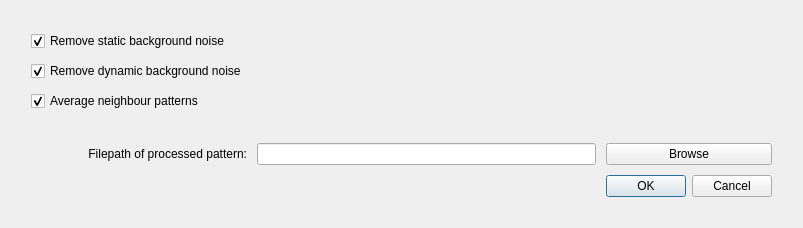
<?xml version="1.0" encoding="UTF-8"?>
<ui version="4.0">
 <class>PatternProcessingWindow</class>
 <widget class="QDialog" name="PatternProcessingWindow">
  <property name="geometry">
   <rect>
    <x>0</x>
    <y>0</y>
    <width>803</width>
    <height>228</height>
   </rect>
  </property>
  <property name="windowTitle">
   <string>Pattern Processing</string>
  </property>
  <layout class="QGridLayout" name="gridLayout_2">
   <item row="0" column="0">
    <widget class="QFrame" name="centralwidget">
     <layout class="QGridLayout" name="gridLayout" columnstretch="0,10,1">
      <property name="sizeConstraint">
       <enum>QLayout::SetDefaultConstraint</enum>
      </property>
      <property name="leftMargin">
       <number>20</number>
      </property>
      <property name="topMargin">
       <number>20</number>
      </property>
      <property name="rightMargin">
       <number>20</number>
      </property>
      <property name="bottomMargin">
       <number>20</number>
      </property>
      <property name="spacing">
       <number>10</number>
      </property>
      <item row="2" column="0">
       <widget class="QCheckBox" name="dynamicBackgroundBox">
        <property name="whatsThis">
         <string>Remove the dynamic background in an EBSD pattern.</string>
        </property>
        <property name="text">
         <string>Remove dynamic background noise</string>
        </property>
        <property name="checked">
         <bool>true</bool>
        </property>
       </widget>
      </item>
      <item row="5" column="1">
       <widget class="QLineEdit" name="pathLineEdit">
        <property name="minimumSize">
         <size>
          <width>300</width>
          <height>0</height>
         </size>
        </property>
       </widget>
      </item>
      <item row="5" column="0">
       <widget class="QLabel" name="pathLabel">
        <property name="layoutDirection">
         <enum>Qt::LeftToRight</enum>
        </property>
        <property name="text">
         <string>Filepath of processed pattern:</string>
        </property>
        <property name="alignment">
         <set>Qt::AlignRight|Qt::AlignTrailing|Qt::AlignVCenter</set>
        </property>
       </widget>
      </item>
      <item row="6" column="2">
       <widget class="QDialogButtonBox" name="buttonBox">
        <property name="standardButtons">
         <set>QDialogButtonBox::Cancel|QDialogButtonBox::Ok</set>
        </property>
       </widget>
      </item>
      <item row="3" column="0">
       <widget class="QCheckBox" name="averageBox">
        <property name="whatsThis">
         <string>Average a chunk of patterns with its neighbours within a window.</string>
        </property>
        <property name="text">
         <string>Average neighbour patterns</string>
        </property>
        <property name="checked">
         <bool>true</bool>
        </property>
       </widget>
      </item>
      <item row="4" column="1">
       <spacer name="verticalSpacer">
        <property name="orientation">
         <enum>Qt::Vertical</enum>
        </property>
        <property name="sizeType">
         <enum>QSizePolicy::Expanding</enum>
        </property>
        <property name="sizeHint" stdset="0">
         <size>
          <width>40</width>
          <height>200</height>
         </size>
        </property>
       </spacer>
      </item>
      <item row="5" column="2">
       <widget class="QPushButton" name="browseButton">
        <property name="enabled">
         <bool>true</bool>
        </property>
        <property name="layoutDirection">
         <enum>Qt::LeftToRight</enum>
        </property>
        <property name="autoFillBackground">
         <bool>false</bool>
        </property>
        <property name="text">
         <string>Browse</string>
        </property>
       </widget>
      </item>
      <item row="0" column="0">
       <widget class="QCheckBox" name="staticBackgroundBox">
        <property name="whatsThis">
         <string>Remove the static background inplace.</string>
        </property>
        <property name="text">
         <string>Remove static background noise</string>
        </property>
        <property name="checked">
         <bool>true</bool>
        </property>
        <property name="tristate">
         <bool>false</bool>
        </property>
       </widget>
      </item>
     </layout>
    </widget>
   </item>
  </layout>
 </widget>
 <resources/>
 <connections/>
</ui>
